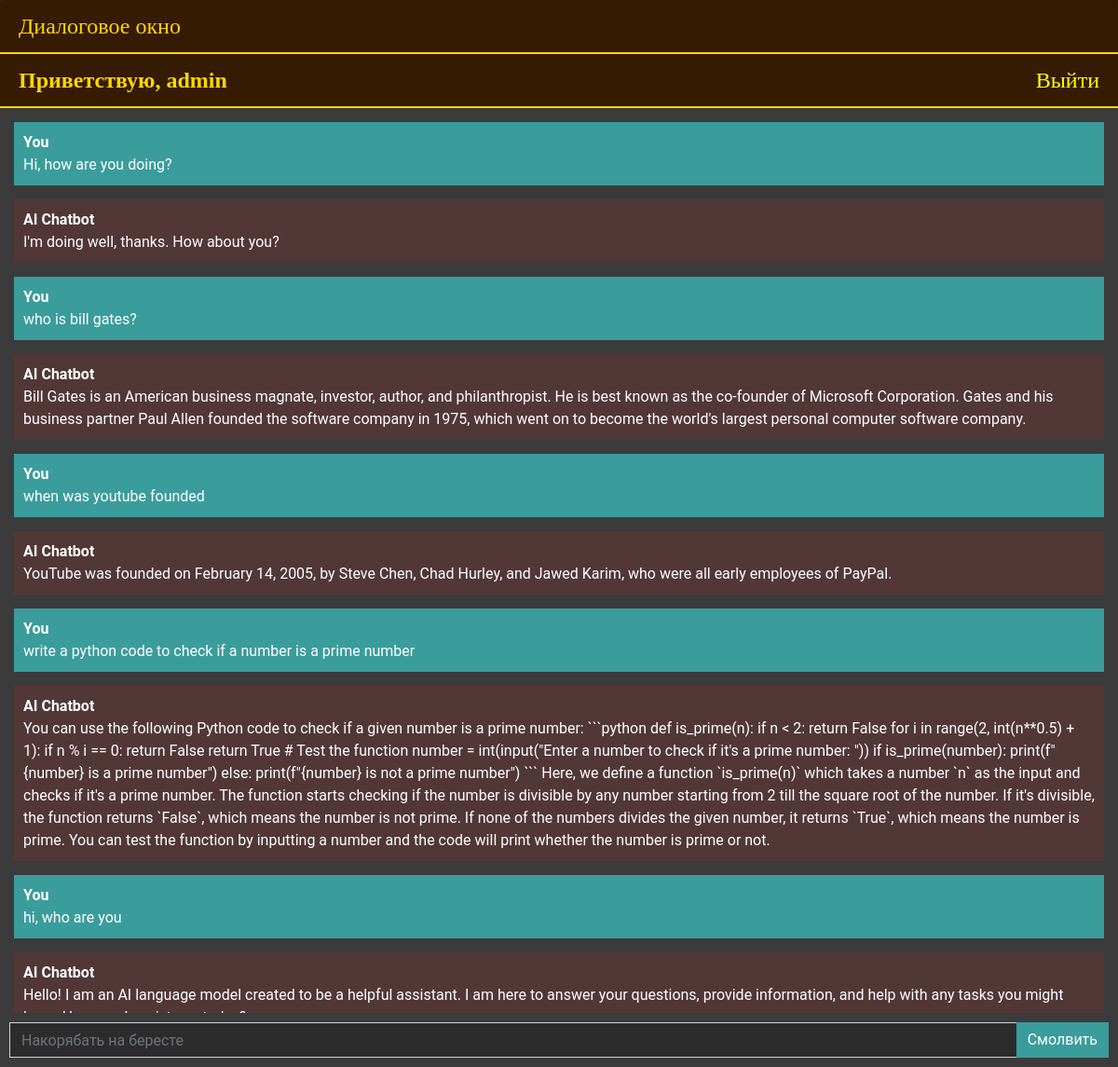
/chatbot (signed in), run on the app's committed database.
### chatbot/models.py (models this page shows, shortened)
class Chat(models.Model):
    user = models.ForeignKey(User, on_delete=models.CASCADE)
    message = models.TextField()
    response = models.TextField()
    created_at = models.DateTimeField(auto_now_add=True)

### chatbot/views.py (the view, shortened to what this page needs)
# urls.py: path('chatbot', views.chatbot, name='chatbot'),
def chatbot(request):
    chats = Chat.objects.filter(user=request.user)
    user_story.user = request.user
    return render(request, 'chatbot.html', {'chats': chats})

### templates/chatbot.html (shortened to what this page needs)
{% extends 'base.html' %}
{% block content %}
<div class="chat-container">
  <div class="card flex-grow-1">
    <div class="card-header bg-primary text-white">Диалоговое окно</div>
    {% if user.is_authenticated %}
  <div class="card-header bg-primary text-white" style="display: flex; justify-content: space-between;">
    <b>Приветствую, {{user.username}}</b>
    <a style="color: yellow;" href="logout">Выйти</a>
  </div>
  {% else %}
  <div class="card-header bg-primary text-white"><a style="color: yellow" href="login">Login</a>   <a style="color: yellow;" href="register">Register</a></div>
  {% endif %}
    <div class="card-body messages-box">
      <ul class="list-unstyled messages-list">
        {% for chat in chats %}
          {% if chat.user == request.user %}
            <li class="message sent">
          <div class="message-text">
            <div class="message-sender">
              <b>You</b>
            </div>
            <div class="message-content">
              {{chat.message}}
            </div>
          </div>
        </li>
        <li class="message received">
          <div class="message-text">
            <div class="message-sender">
              <b>AI Chatbot</b>
            </div>
            <div class="message-content">
              {{chat.response}}
            </div>
          </div>
        </li>
          {% endif %}
        {% endfor %}
      </ul>
    </div>
  </div>
  <form class="message-form">
    <div class="input-group">
      <input type="text" class="form-control message-input" placeholder="Накорябать на бересте">
      <div class="input-group-append">
        <button type="submit" class="btn btn-primary btn-send">Смолвить</button>
      </div>
    </div>
  </form>
</div>
{% endblock %}

### templates/chatbot.html (style rules this page uses)
body, html { height: 100%; width: 100%; margin: 0; padding: 0; background-color: #2c2c2c; color: #ffffff; font-family: 'Roboto', sans-serif; }
.messages-box { flex: 1; overflow-y: auto; padding: 15px; }
.messages-list { padding-left: 0; }
.message { margin-bottom: 15px; list-style: none; }
.message-text { padding: 10px; border-radius: 5px; }
.sent { background-color: #3b9c9c; align-self: flex-end; }
.received { background-color: #523737; align-self: flex-start; }
.message-form { display: flex; position: fixed; bottom: 0; left: 0; right: 0; padding: 10px; background-color: #3b3b3b; }
.message-input { flex: 1; border-radius: 0; border-right: none; background-color: #2c2c2c; color: #ffffff; }
.btn-send { border-radius: 0; background-color: #3b9c9c; border: none; color: #ffffff; }
.chat-container { height: 100%; display: flex; background-color: #2c2c2c; flex-direction: column; }
.card-header { background-color: #361b03 !important; color: #ffd700 !important; font-family: 'Grenze', serif !important; font-size: 24px !important; padding: 10px 20px !important; border-bottom: 2px solid #ffd700 !important; }
.card-body { background-color: #3b3b3b; }
.card { border: none; border-radius: 10px; }

### data on the page
Chat: message "Hi, how are you doing?", response "I'm doing well, thanks. How about you?"
Chat: message "who is bill gates?", response "Bill Gates is an American business magnate, investor, author, and philanthropist. He is best known as the co-founder of Microsoft Corporation. Gates and his business partner Paul Allen founded the software company in 1975, which went on to become the world's largest personal computer software company."
Chat: message "when was youtube founded", response "YouTube was founded on February 14, 2005, by Steve Chen, Chad Hurley, and Jawed Karim, who were all early employees of PayPal."
Chat: message "write a python code to check if a number is a prime number", response "You can use the following Python code to check if a given number is a prime number: ```python def is_prime(n): if n < 2: return False for i in range(2, int(n**0.5) + 1): if n % i == 0: return False return True # Test the function number = int(input(\"Enter a number to check if it's a prime number: \")) if is_prime(number): print(f\"{number} is a prime number\") else: print(f\"{number} is not a prime number\") ``` Here, we define a function `is_prime(n)` which takes a number `n` as the input and checks if it's a prime number. The function starts checking if the number is divisible by any number starting from 2 till the square root of the number. If it's divisible, the function returns `False`,…"
Chat: message "hi, who are you", response "Hello! I am an AI language model created to be a helpful assistant. I am here to answer your questions, provide information, and help with any tasks you might…"

### other printed values
{{ user.username }} "admin"
